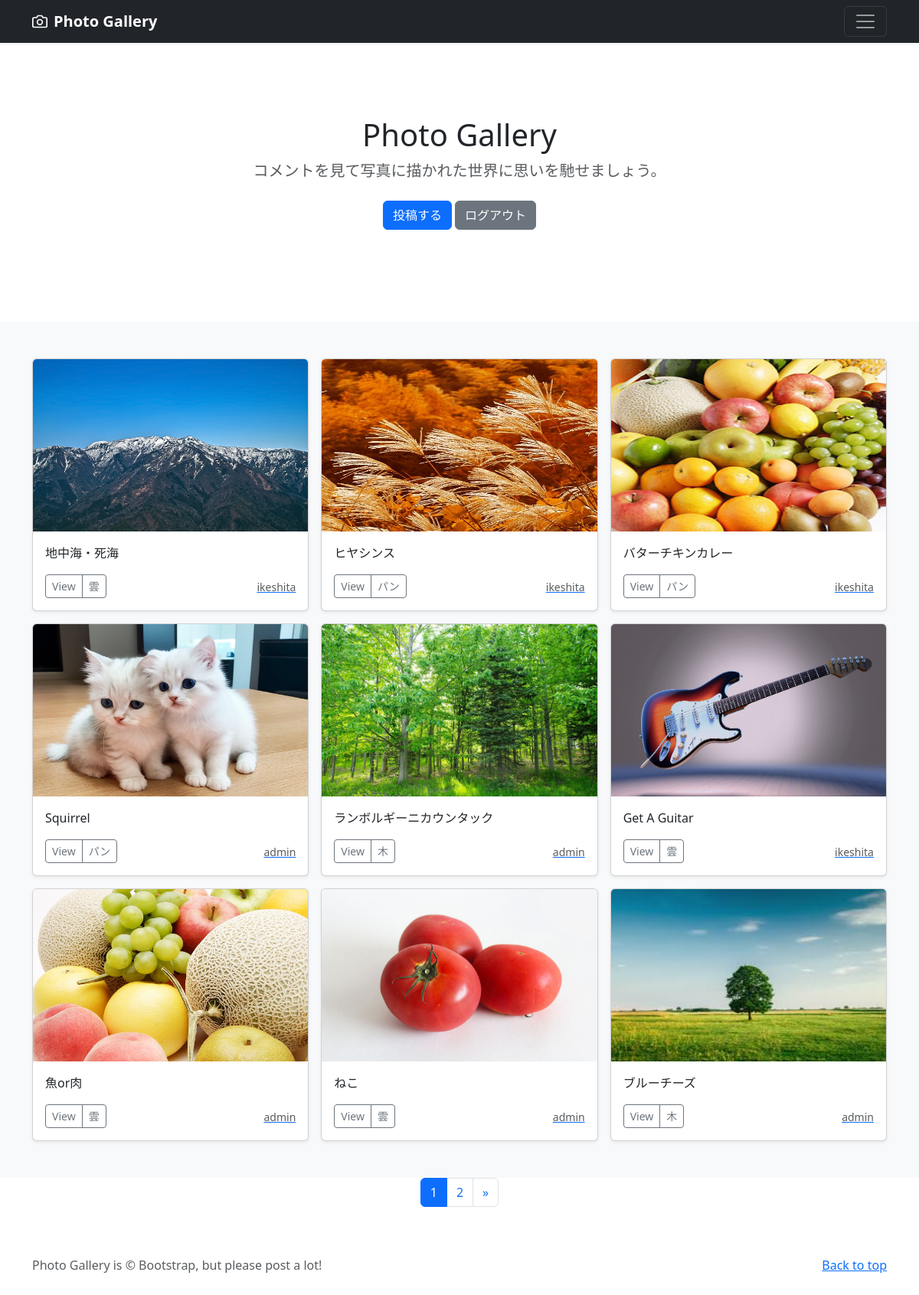
The app's page / (signed in) with its own data.
### photo/models.py (models this page shows, shortened)
class PhotoPost(models.Model):
    user = models.ForeignKey(
        CustomUser,
        verbose_name='ユーザー',
        on_delete=models.CASCADE
        )
    category = models.ForeignKey(
        Category,
        verbose_name='カテゴリ',
        on_delete=models.PROTECT
        )
    title = models.CharField(
        verbose_name='タイトル',
        max_length=200
        )
    comment = models.TextField(
        verbose_name='コメント',
        )
    image1 = models.ImageField(
        verbose_name='イメージ1',
        upload_to = 'photos'
        )
    image2 = models.ImageField(
        verbose_name='イメージ2',
        upload_to = 'photos',
        blank=True,
        null=True
        )
    posted_at = models.DateTimeField(
        verbose_name='投稿日時',
        auto_now_add=True
        )

class Category(models.Model):
    title = models.CharField(
        verbose_name='カテゴリ',
        max_length=20)

### accounts/models.py (models this page shows)
class CustomUser(AbstractUser):
    pass

### photo/views.py (the view)
# urls.py: path('', views.IndexView.as_view(), name='index'),
class IndexView(ListView):
    template_name ='index.html'
    queryset = PhotoPost.objects.order_by('-posted_at')
    paginate_by = 9

### photo/templates/index.html (shortened to what this page needs)
{% extends 'base.html' %}
      {% block contents %}
      {% include "photos_title.html" %}
      {% include "photos_list.html" %}
      {% include "pagination.html"%}
      {% endblock %}

### photo/templates/photos_list.html (shortened to what this page needs)
<div class="album py-5 bg-light">
  <div class="container">
    <div class="row row-cols-1 row-cols-sm-2 row-cols-md-3 g-3">
      {% for record in object_list %}
      <div class="col">
        <div class="card shadow-sm">
          <img src="{{ record.image1.url }}"
               class="bd-placeholder-img card-img-top"
               width="100%" height="225"
               xmlns="http://www.w3.org/2000/svg"
               role="img" aria-label="Placeholder: Thumbnail"
               preserveAspectRatio="xMidYMid slice"
               focusable="false">
               <rect width="100%" height="100%" fill="#55595c"/>
          <div class="card-body">
            <p class="card-text">
              {{record.title}}
            </p>
            <div class="d-flex justify-content-between align-items-center">
              <div class="btn-group">
                <button type="button"
                        class="btn btn-sm btn-outline-secondary"
                        onclick="location.href='{% url 'photo:photo_detail' record.pk %}'">
                        View</button>
                <button type="button"
                        class="btn btn-sm btn-outline-secondary"
                        onclick="location.href='{% url 'photo:photos_cat' category=record.category.id %}'">
                        {{record.category.title}}</button>
              </div>
              <a href="{% url 'photo:user_list' user=record.user.id %}">
                <small class="text-muted">
                  {{record.user.username}}</small>
              </a>
            </div>
          </div>
        </div>
      </div>
      {% endfor %}
    </div>
  </div>
</div>

### photo/templates/base.html (style rules this page uses)
.bd-placeholder-img { font-size: 1.125rem; text-anchor: middle; -webkit-user-select: none; -moz-user-select: none; user-select: none; }

### records on screen
PhotoPost: image1 (picture), title "地中海・死海", category "雲", user.username "ikeshita"
PhotoPost: image1 (picture), title "ヒヤシンス", category "パン", user.username "ikeshita"
PhotoPost: image1 (picture), title "バターチキンカレー", category "パン", user.username "ikeshita"
PhotoPost: image1 (picture), title "Squirrel", category "パン", user.username "admin"
PhotoPost: image1 (picture), title "ランボルギーニカウンタック", category "木", user.username "admin"
PhotoPost: image1 (picture), title "Get A Guitar", category "雲", user.username "ikeshita"
PhotoPost: image1 (picture), title "魚or肉", category "雲", user.username "admin"
PhotoPost: image1 (picture), title "ねこ", category "雲", user.username "admin"
PhotoPost: image1 (picture), title "ブルーチーズ", category "木", user.username "admin"

### other values on screen
{{ num }} "1"
{{ num }} "2"
